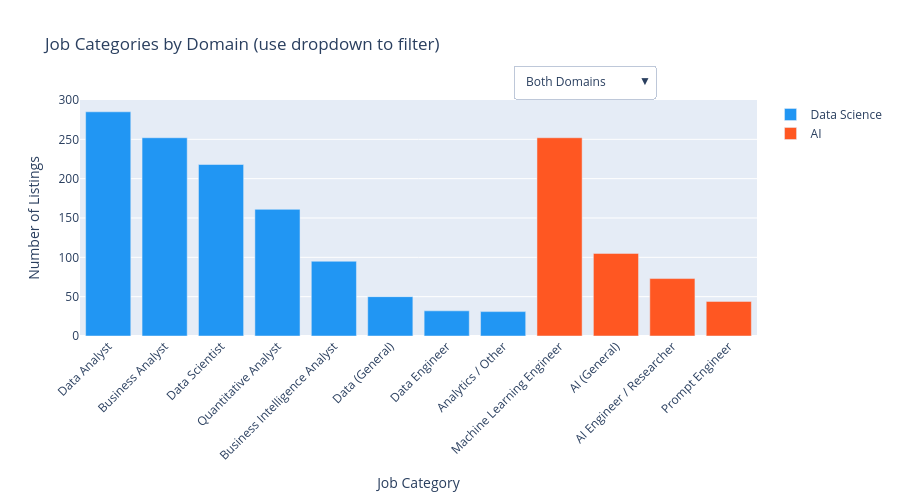

Here is the notebook cell this chart was saved with:
### Code cell
import plotly.graph_objects as go

# Prepare data for each domain
ds_cats = df[df['domain'] == 'Data Science']['job_category'].value_counts()
ai_cats = df[df['domain'] == 'AI']['job_category'].value_counts()

fig = go.Figure()

fig.add_trace(go.Bar(x=ds_cats.index, y=ds_cats.values, name='Data Science',
                     marker_color=DOMAIN_COLORS['Data Science'], visible=True))
fig.add_trace(go.Bar(x=ai_cats.index, y=ai_cats.values, name='AI',
                     marker_color=DOMAIN_COLORS['AI'], visible=True))

# Dropdown menu to toggle domain views
fig.update_layout(
    title='Job Categories by Domain (use dropdown to filter)',
    xaxis_title='Job Category',
    yaxis_title='Number of Listings',
    xaxis_tickangle=-45,
    height=500,
    updatemenus=[
        dict(
            buttons=list([
                dict(args=[{'visible': [True, True]}],
                     label='Both Domains', method='update'),
                dict(args=[{'visible': [True, False]}],
                     label='Data Science Only', method='update'),
                dict(args=[{'visible': [False, True]}],
                     label='AI Only', method='update'),
            ]),
            direction='down',
            showactive=True,
            x=0.85,
            y=1.15,
        )
    ]
)

fig.show()

### Figure 1 — Plotly figure (JSON) as saved in the notebook; plotly's stock layout.template omitted (floating-point values rounded to 4 significant figures)
{"data": [{"marker": {"color": "#2196F3"}, "name": "Data Science", "type": "bar", "visible": true, "x": ["Data Analyst", "Business Analyst", "Data Scientist", "Quantitative Analyst", "Business Intelligence Analyst", "Data (General)", "Data Engineer", "Analytics / Other"], "y": [285, 252, 218, 161, 95, 50, 32, 31]}, {"marker": {"color": "#FF5722"}, "name": "AI", "type": "bar", "visible": true, "x": ["Machine Learning Engineer", "AI (General)", "AI Engineer / Researcher", "Prompt Engineer"], "y": [252, 105, 73, 44]}], "layout": {"height": 500, "title": {"text": "Job Categories by Domain (use dropdown to filter)"}, "updatemenus": [{"buttons": [{"args": [{"visible": [true, true]}], "label": "Both Domains", "method": "update"}, {"args": [{"visible": [true, false]}], "label": "Data Science Only", "method": "update"}, {"args": [{"visible": [false, true]}], "label": "AI Only", "method": "update"}], "direction": "down", "showactive": true, "x": 0.85, "y": 1.15}], "xaxis": {"tickangle": -45, "title": {"text": "Job Category"}}, "yaxis": {"title": {"text": "Number of Listings"}}}}
